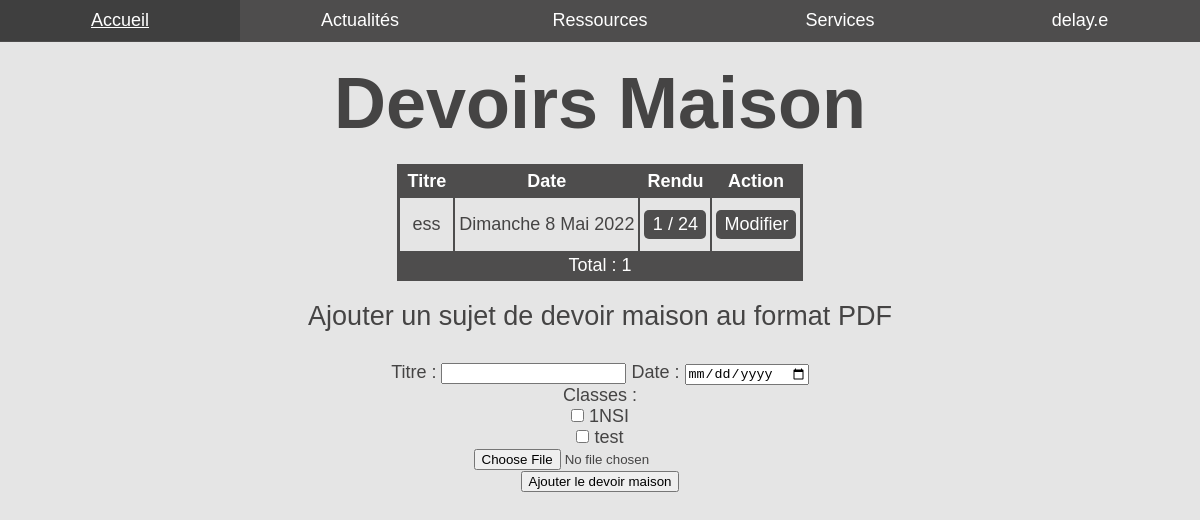
The page /ressources/homeworks (signed in) on the database its author committed.
### tables this page shows
CREATE TABLE `homework` (
        	`id`	    INTEGER NOT NULL PRIMARY KEY UNIQUE,
        	`title`	    VARCHAR ( 255 ) NOT NULL,
        	`file`	    VARCHAR ( 255 ) NOT NULL,
            `prod_path` VARCHAR ( 255 ) NOT NULL,
            `class`     VARCHAR ( 255 ) NOT NULL,
            `returned`  VARCHAR ( 255 ) NOT NULL,
            `date`      DATE NOT NULL
        );

### src/models/Database.php (called while the page is built, shortened)
<?php
class Database
{
    public function __construct(
        string $dsn      = CONFIG['database']['dsn'],
        string $user     = CONFIG['database']['user'],
        string $password = CONFIG['database']['password']
    )
    {
	    $this->pdo = new PDO($dsn, $user, $password);
    }
}

### src/controllers/ressources/homeworks.php (called while the page is built, shortened)
<?php
require_once MODELS_PATH . 'UserDatabase.php';
require_once MODELS_PATH . 'HomeworkDatabase.php';
require_once FUNCTIONS_PATH . 'global.php';
require_once FUNCTIONS_PATH . 'ressources' . DIRECTORY_SEPARATOR .
    'homeworks.php';
$ressource_type = 'homework';
$user_db = new UserDatabase;
$homework_db = new HomeworkDatabase;
$allow_edit = $admin || $prof;
if ($class_list = $user_db->get_classes()) {
    $class_list = array_slice($class_list, 1);
}
$today = date('Y-m-d');
$week = [
    1 => 'Lundi',
         'Mardi',
         'Mercredi',
         'Jeudi',
         'Vendredi',
         'Samedi',
         'Dimanche'
];
$month = [
    1 => 'Janvier',
         'Février',
         'Mars',
         'Avril',
         'Mai',
         'Juin',
         'Juillet',
         'Août',
         'Septembre',
         'Octobre',
         'Novembre',
         'Décembre'
];
$user = $_SESSION['user'];
$class = $student ? $user->class : null;
$homeworks = $homework_db->get_all($class);
$homeworks_count = count($homeworks);
foreach ($homeworks as $homework) {
    $students_count = 0;
    foreach ($homework->class as $class) {
        $students_count += $user_db->count(STUDENT, $class);
    }
    $homework->students = $students_count;
}

### src/functions/global.php (called while the page is built, shortened)
<?php
function is_admin(): bool
{
    return $_SESSION['user']->role === ADMIN;
}
function is_prof(): bool
{
    return $_SESSION['user']->role === PROFESSOR;
}
function is_student(): bool
{
    return $_SESSION['user']->role === STUDENT;
}

### src/models/HomeworkDatabase.php (called while the page is built, shortened)
<?php
require_once MODELS_PATH . 'Database.php';
class HomeworkDatabase extends Database
{
    public function get_all(string $class = null): ?array
    {
	if ($class) {
            if ($query = $this->pdo->prepare('SELECT * FROM homework
                WHERE class LIKE ? ORDER BY date')
	    ) {
                if ($query->execute(['%' . $class. '%'])) {
			$result = $query->fetchAll(PDO::FETCH_CLASS, 'Homework');
                }
            }
        } else {
            if ($query = $this->pdo->query('SELECT * FROM homework
                ORDER BY date, class')
            ) {
                $result = $query->fetchAll(PDO::FETCH_CLASS, 'Homework');
            }
        }
        if (is_array($result)) {
            foreach ($result as &$homework) {
                $homework->returned = json_decode($homework->returned, true);
            }
            return $result;
        }
        return null;
    }
}

### src/classes/Ressource.php (called while the page is built, shortened)
<?php
class Ressource
{
    public $id;
    public function __construct(
        string $title   = null,
        string $file    = null,
        int    $id      = null
        )
    {
        if (!is_int($this->id)) {
            $this->id = (int)$this->id;
        }
    }
}

### src/models/UserDatabase.php (called while the page is built, shortened)
<?php
require_once MODELS_PATH . 'Database.php';
class UserDatabase extends Database
{
    public function get_classes(): ?array
    {
        if ($query = $this->pdo->query('SELECT DISTINCT class FROM user')) {
            return $query->fetchAll(PDO::FETCH_COLUMN);
        }
        return null;
    }
}

### src/views/ressources/homeworks.php (the view, shortened to what this page needs)
<?php if ($homeworks): ?>
<table>
    <thead>
        <tr>
            <th>Titre</th>
            <th>Date</th>
            <?php if ($allow_edit): ?>
            <th>Rendu</th>
            <?php endif ?>
            <th>Action</th>
        </tr>
    </thead>
    <tbody>
	<?php
	    foreach ($homeworks as $homework):
	?>
	<tr <?php if ($student):?> class="<?= array_key_exists($user->id, $homework->returned) ? 'good' : 'bad' ?>"<?php endif?>>
	    <td><a href="/file?t=<?= $ressource_type ?>&amp;f=<?= rawurlencode($homework->file) ?>"><?= $homework->title ?></a></td>
            <td><?php $date = new DateTime($homework->date); echo $week[$date->format('N')] . ' ' . $date->format('j') . ' ' . $month[$date->format('n')] . ' ' . $date->format('Y'); ?></td>
            <?php if ($allow_edit): ?>
            <td><a class="button" href="/ressources/homeworks/view?id=<?= $homework->id ?>"><?php echo count($homework->returned) ?> / <?= $homework->students ?></a></td>
            <td><a class="button" href="/ressources/homeworks/edit?id=<?= $homework->id ?>">Modifier</a></td>
            <?php endif ?>
        </tr>
        <?php endforeach ?>
        <tr class="tr-important">
            <td colspan="<?= $allow_edit ? 4 : 3 ?>">Total : <?= $homeworks_count ?></td>
        </tr>
    </tbody>
</table>
<?php else: ?>
<h2>Il n'y a aucun devoir maison.</h2>
<?php endif ?>
<?php if ($allow_edit): ?>
<h2>Ajouter un sujet de devoir maison au format PDF</h2>
<form method="post" enctype="multipart/form-data">
    <label for="title">Titre :</label>
    <input id="title" type="text" name="title" required>
    <label for="date">Date :</label>
    <input id="date" type="date" name="date" min="<?= $today ?>" required>
    <p>Classes :</p>
    <?php foreach ($class_list as $class): ?>
    <div>
      <input type="checkbox" id="<?= $class ?>" name="class[]" value="<?= $class ?>">
      <label for="<?= $class ?>"><?= $class ?></label>
    </div>
    <?php endforeach ?>
    <input type="file" id="file" name="pdf_file" accept=".pdf,application/pdf" required>
    <div>
        <button>Ajouter le devoir maison</button>
    </div>
</form>
<?php endif ?>

### public/styles/light.css (style rules this page uses)
html,body,p,ol,ul,li,dl,dt,dd,blockquote,figure,form,fieldset,legend,textarea,pre,iframe,hr,h1,h2,h3,h4,h5,h6 { margin:0;padding:0 }
h1,h2,h3,h4,h5,h6 { font-size:100%;font-weight:normal }
button,input,select,textarea { margin:0 }
html { box-sizing:border-box }
*,*:before,*:after { box-sizing:inherit }
table { border-collapse:collapse;border-spacing:0 }
a { text-decoration: none }
body { font-family: 'Source Sans Pro', sans-serif; font-size: 18px; background-color: #e5e5e5; color: #454444; }
a { color: inherit; }
h2 { font-size: 1.5em; text-align: center; }
h2 { margin-bottom: 30px; }
.button, .button:visited { display: block; width: -moz-fit-content; margin: 10px auto; padding: 4px 8px; background-color: #4e4d4d; color: #fff; border-radius: 5px; }
form { text-align: center; }
table { border: 3px solid #4e4d4d; margin: 20px auto; text-align: center; }
thead, .tr-important { color: #fff; background-color: #4e4d4d; }
th { padding: 4px 8px; }
td { padding: 2px 4px; border: 2px solid #4e4d4d; }

### rows shown on the page
homework: title "ess", date "Dimanche", date "8", date "Mai", date "2022", count($homework->returned) "1", students "24"

### other values the page prints
$_SESSION['user']->username "delay.e"
$page_title "Devoirs Maison"
$homeworks_count "1"
$class "1NSI"
$class "test"
